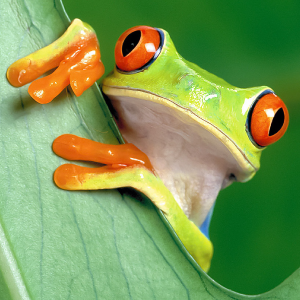
#> input picture Filters/redeyedtreefrog.png, 300 x 300 px
$ jupyter execute --allow-errors Filters.ipynb   (shell and % lines are left out)
#> lines starting #> are read from the running program, lines starting #| are printed output that depends on the picture
Start with our usual setup, including the utility methods from last time.

[cell 1]
from skimage import io
import numpy as np
import matplotlib.pyplot as plt
from time import time

# Make matplotlib figures appear inline in the
# notebook rather than in a new window
plt.rcParams['figure.figsize'] = (10.0, 8.0) # set default size of plots
plt.rcParams['image.interpolation'] = 'nearest'
plt.rcParams['image.cmap'] = 'gray'

# provide methods for loading and displaying images
def load(image_path):
    out = io.imread(image_path)
    out = out.astype(np.float64) / 255
    return out

def display(img, title=None):
    # Show image
    plt.figure(figsize = (5,5))
    plt.imshow(img)
    plt.title(title)
    plt.axis('off')
    plt.show()

# As usual, you may use your own images, but you must include them in your submission.
image_path = './dog.jpg'

#> (the rest of this cell did not finish here and is left out)


We provide a naive implementation of a grayscale convolutional filter:

[cell 2]
import math
def naive_convolution_filter(image, kernel):
    """
    Args:
        image: numpy array of shape (Hi, Wi).
        kernel: numpy array of shape (Hk, Wk).
    Returns:
        out: numpy array of shape (Hi, Wi).
    """
    out = np.zeros(image.shape)

    for image_row in range(image.shape[0]):
        for image_column in range(image.shape[1]):
            output_value = 0
            for kernel_row in range(kernel.shape[0]):
                for kernel_column in range(kernel.shape[1]):
                    image_row_offset = math.ceil(kernel_row - kernel.shape[0] / 2)
                    image_column_offset = math.ceil(kernel_column - kernel.shape[1] / 2)

                    if (image_row + image_row_offset < 0 or
                        image_row + image_row_offset >= image.shape[0] or
                        image_column + image_column_offset < 0 or
                        image_column + image_column_offset >= image.shape[1]):
                        image_value = 0
                    else:
                        image_value = image[image_row + image_row_offset, image_column + image_column_offset]

                    output_value += image_value * kernel[kernel_row, kernel_column]

            out[image_row, image_column] = output_value

    return out

## Exercise 1

1. Take a look at the filters in the following code cell. What do you think they do? You may want to run display() on the filter to visualize it.
2. Run the filters using `naive_convolution_filter` to verify your answer.

[cell 3]
filter1 = np.array(
[
    [0,0,0,0,0],
    [0,0,0,0,0],
    [0,0,0,0,1],
    [0,0,0,0,0],
    [0,0,0,0,0]
])
#> filter1 = [[0, 0, 0, 0, 0], [0, 0, 0, 0, 0], [0, 0, 0, 0, 1], [0, 0, 0, 0, 0], [0, 0, 0, 0, 0]]

filter2 = np.array(
[
    [0,0,0],
    [0,2,0],
    [0,0,0]
])

# Hint: check the lecture slides for a familiar-looking filter
filter3 = np.array(
[
    [-.11,-.11,-.11],
    [-.11,1.88,-.11],
    [-.11,-.11,-.11],
])

[cell 4]
display(filter1)
#> in display, `plt.show()`:
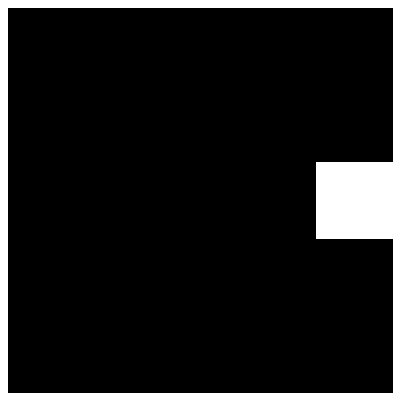
#> figure drawn by matplotlib, 1 panel
display(filter2)
#> in display (call 2), `plt.show()`:
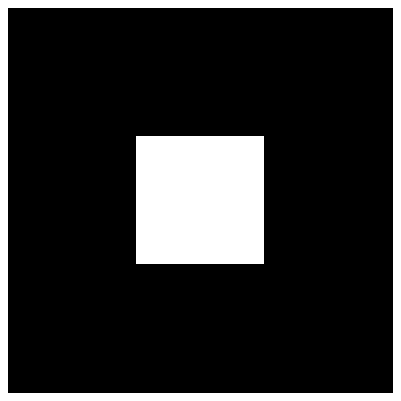
#> figure drawn by matplotlib, 1 panel
display(filter3)

1. I think the first filter will shift the image by two pixels, the second will double the brightness, and the third will heighten the difference between it and surrounding pixels.

#> (a cell that did not finish here is left out)

2. It looks like the first filter did shift the image, the second did brighten, and the third sharpened the image?

## Exercise 2
So far, we've only run the naive implementation on a grayscale image. Add a color image of your choice and run a filter on it, showing both the original image and the output of the filter.

As you can see, the filter runs on all three channels. Create an implementation that allows applying different filters to each channel, and submit the output of using at least two different filters on the same image.

[cell 6]
image2 = load("./redeyedtreefrog.png")
#> call 2 of load, with image_path = './redeyedtreefrog.png'
#> in load, out is the input picture: shape (300, 300, 3); mean R, G, B 124.2, 153.5, 86.1
display(image2)

[cell 7]
display(naive_convolution_filter(image2, filter1))
#> after the loop in naive_convolution_filter, `for image_row in range(image.shape[0]):`:
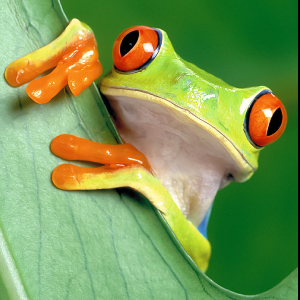
#> out: shape (300, 300, 3) float64; mean R, G, B 0.483, 0.597, 0.333
display(naive_convolution_filter(image2, filter2))
#> in display (call 6), `plt.show()`:
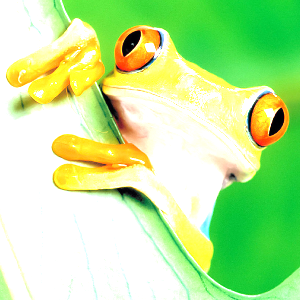
#> shown: shape (300, 300, 3) float64; mean R, G, B 0.731, 0.91, 0.597
display(naive_convolution_filter(image2, filter3))
#> after the loop in naive_convolution_filter (call 3), `for image_row in range(image.shape[0]):`:
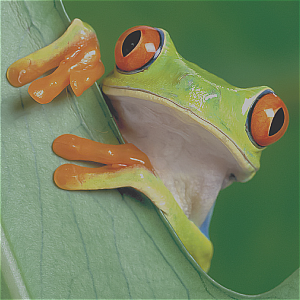
#> out: shape (300, 300, 3) float64; mean R, G, B 0.489, 0.605, 0.339; drawn with min black and max white
#> in display (call 7), `plt.show()`:
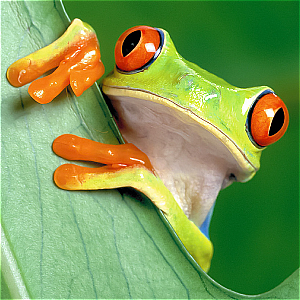
#> shown: shape (300, 300, 3) float64; mean R, G, B 0.488, 0.604, 0.339
